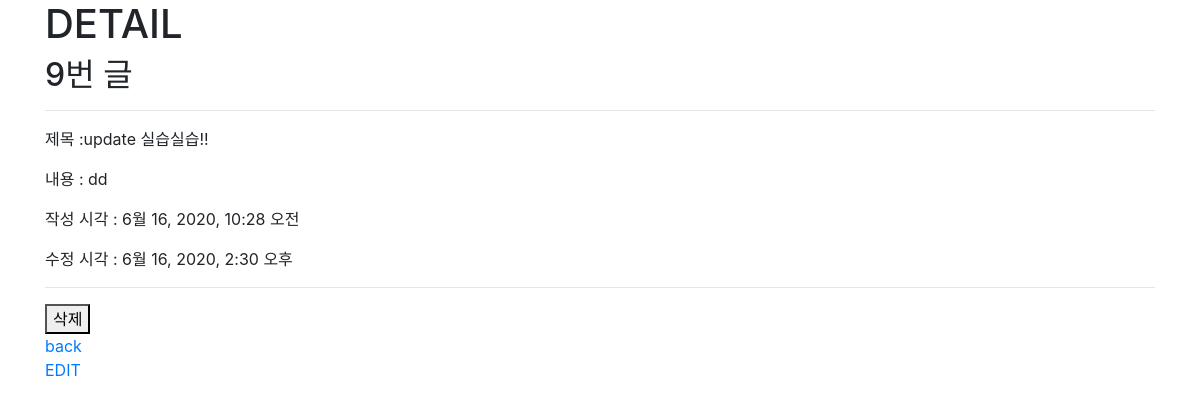
/articles/9/, run on the app's committed database.
### articles/models.py (models this page shows)
class Article(models.Model):
    title = models.CharField(max_length=20)
    content = models.TextField()
    created_at = models.DateTimeField(auto_now_add=True)  # 데이터베이스의 최초 생성일
    updated_at = models.DateTimeField(auto_now=True) # 데이터 최신 수정일

### articles/views.py (the view)
# urls.py: path('<int:pk>/', views.detail, name='detail'), # 글보기
def detail(request, pk):
    article = Article.objects.get(pk=pk) # 글을 찾고
    context = {
        'article' : article,
    }
    return render(request, 'articles/detail.html', context)

### articles/templates/articles/detail.html (shortened to what this page needs)
{% extends 'base.html' %}
{% block content %}
<h1>DETAIL</h1>
<h2>{{ article.pk }}번 글</h2>
<hr>
<p>제목 :{{ article.title }}</p>
<p>내용 : {{ article.content }}</p>
<p>작성 시각 : {{ article.created_at }}</p>
<p>수정 시각 : {{ article.updated_at }}</p>
<hr>
<form action="{% url 'articles:delete' article.pk %}" method="POST">
    <button>삭제</button>
</form>
<a href="{% url 'articles:index' %}">back</a><br>
<a href="{% url 'articles:edit' article.pk %}">EDIT</a>
{% endblock  %}

### data on the page
Article: pk "9", title "update 실습실습!!", content "dd", created_at "6월 16, 2020, 10:28 오전", updated_at "6월 16, 2020, 2:30 오후"
